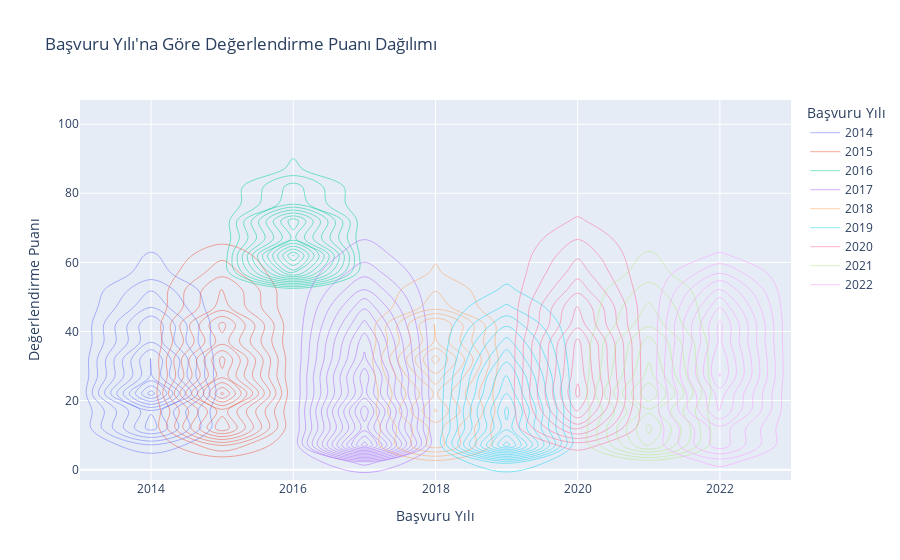

This figure's notebook cell:
### Code cell
# Create a KDE plot with Plotly
fig = px.density_contour(
    train_df,
    x='Basvuru Yili',  # x-axis for year
    y='Degerlendirme Puani',  # y-axis for points
    color='Basvuru Yili',  # Color by year
    labels={'Basvuru Yili': 'Başvuru Yılı', 'Degerlendirme Puani': 'Değerlendirme Puanı'},
    title="Başvuru Yılı'na Göre Değerlendirme Puanı Dağılımı"
)

# Show the plot
fig.show()

### Figure 1 — Plotly figure (JSON) as saved in the notebook; plotly's stock layout.template omitted (floating-point values rounded to 4 significant figures; data arrays with more than 128 entries replaced by an {"elided": "..."} marker saying what was removed)
{"data": [{"autocontour": true, "contours": {"coloring": "none", "end": 1100, "size": 100, "start": 100}, "hovertemplate": "Başvuru Yılı=%{x}<br>Değerlendirme Puanı=%{y}<br>count=%{z}<extra></extra>", "legendgroup": "2014", "line": {"color": "#636efa"}, "name": "2014", "showlegend": true, "type": "histogram2dcontour", "x": {"elided": "6454 int values"}, "xaxis": "x", "xbingroup": "x", "y": {"elided": "6454 int values"}, "yaxis": "y", "ybingroup": "y"}, {"autocontour": true, "contours": {"coloring": "none", "end": 1200, "size": 100, "start": 100}, "hovertemplate": "Başvuru Yılı=%{x}<br>Değerlendirme Puanı=%{y}<br>count=%{z}<extra></extra>", "legendgroup": "2015", "line": {"color": "#EF553B"}, "name": "2015", "showlegend": true, "type": "histogram2dcontour", "x": {"elided": "7804 int values"}, "xaxis": "x", "xbingroup": "x", "y": {"elided": "7804 int values"}, "yaxis": "y", "ybingroup": "y"}, {"autocontour": true, "contours": {"coloring": "none", "end": 1400, "size": 100, "start": 100}, "hovertemplate": "Başvuru Yılı=%{x}<br>Değerlendirme Puanı=%{y}<br>count=%{z}<extra></extra>", "legendgroup": "2016", "line": {"color": "#00cc96"}, "name": "2016", "showlegend": true, "type": "histogram2dcontour", "x": {"elided": "5213 int values"}, "xaxis": "x", "xbingroup": "x", "y": {"elided": "5213 int values"}, "yaxis": "y", "ybingroup": "y"}, {"autocontour": true, "contours": {"coloring": "none", "end": 1400, "size": 100, "start": 100}, "hovertemplate": "Başvuru Yılı=%{x}<br>Değerlendirme Puanı=%{y}<br>count=%{z}<extra></extra>", "legendgroup": "2017", "line": {"color": "#ab63fa"}, "name": "2017", "showlegend": true, "type": "histogram2dcontour", "x": {"elided": "10325 int values"}, "xaxis": "x", "xbingroup": "x", "y": {"elided": "10325 int values"}, "yaxis": "y", "ybingroup": "y"}, {"autocontour": true, "contours": {"coloring": "none", "end": 160, "size": 20, "start": 20}, "hovertemplate": "Başvuru Yılı=%{x}<br>Değerlendirme Puanı=%{y}<br>count=%{z}<extra></extra>", "legendgroup": "2018", "line": {"color": "#FFA15A"}, "name": "2018", "showlegend": true, "type": "histogram2dcontour", "x": {"elided": "1105 int values"}, "xaxis": "x", "xbingroup": "x", "y": {"elided": "1105 int values"}, "yaxis": "y", "ybingroup": "y"}, {"autocontour": true, "contours": {"coloring": "none", "end": 1200, "size": 100, "start": 100}, "hovertemplate": "Başvuru Yılı=%{x}<br>Değerlendirme Puanı=%{y}<br>count=%{z}<extra></extra>", "legendgroup": "2019", "line": {"color": "#19d3f3"}, "name": "2019", "showlegend": true, "type": "histogram2dcontour", "x": {"elided": "7248 int values"}, "xaxis": "x", "xbingroup": "x", "y": {"elided": "7248 int values"}, "yaxis": "y", "ybingroup": "y"}, {"autocontour": true, "contours": {"coloring": "none", "end": 900, "size": 100, "start": 100}, "hovertemplate": "Başvuru Yılı=%{x}<br>Değerlendirme Puanı=%{y}<br>count=%{z}<extra></extra>", "legendgroup": "2020", "line": {"color": "#FF6692"}, "name": "2020", "showlegend": true, "type": "histogram2dcontour", "x": {"elided": "7760 int values"}, "xaxis": "x", "xbingroup": "x", "y": {"elided": "7760 int values"}, "yaxis": "y", "ybingroup": "y"}, {"autocontour": true, "contours": {"coloring": "none", "end": 1400, "size": 200, "start": 200}, "hovertemplate": "Başvuru Yılı=%{x}<br>Değerlendirme Puanı=%{y}<br>count=%{z}<extra></extra>", "legendgroup": "2021", "line": {"color": "#B6E880"}, "name": "2021", "showlegend": true, "type": "histogram2dcontour", "x": {"elided": "11594 int values"}, "xaxis": "x", "xbingroup": "x", "y": {"elided": "11594 int values"}, "yaxis": "y", "ybingroup": "y"}, {"autocontour": true, "contours": {"coloring": "none", "end": 900, "size": 100, "start": 100}, "hovertemplate": "Başvuru Yılı=%{x}<br>Değerlendirme Puanı=%{y}<br>count=%{z}<extra></extra>", "legendgroup": "2022", "line": {"color": "#FF97FF"}, "name": "2022", "showlegend": true, "type": "histogram2dcontour", "x": {"elided": "7622 int values"}, "xaxis": "x", "xbingroup": "x", "y": {"elided": "7622 int values"}, "yaxis": "y", "ybingroup": "y"}], "layout": {"autosize": true, "legend": {"title": {"text": "Başvuru Yılı"}, "tracegroupgap": 0}, "title": {"text": "Başvuru Yılı'na Göre Değerlendirme Puanı Dağılımı"}, "xaxis": {"anchor": "y", "autorange": true, "categoryarray": [2014, 2015, 2016, 2017, 2018, 2019, 2020, 2021, 2022], "categoryorder": "array", "domain": [0, 1], "range": [2013, 2023], "title": {"text": "Başvuru Yılı"}, "type": "linear"}, "yaxis": {"anchor": "x", "autorange": true, "domain": [0, 1], "range": [-3, 107], "title": {"text": "Değerlendirme Puanı"}, "type": "linear"}}}
